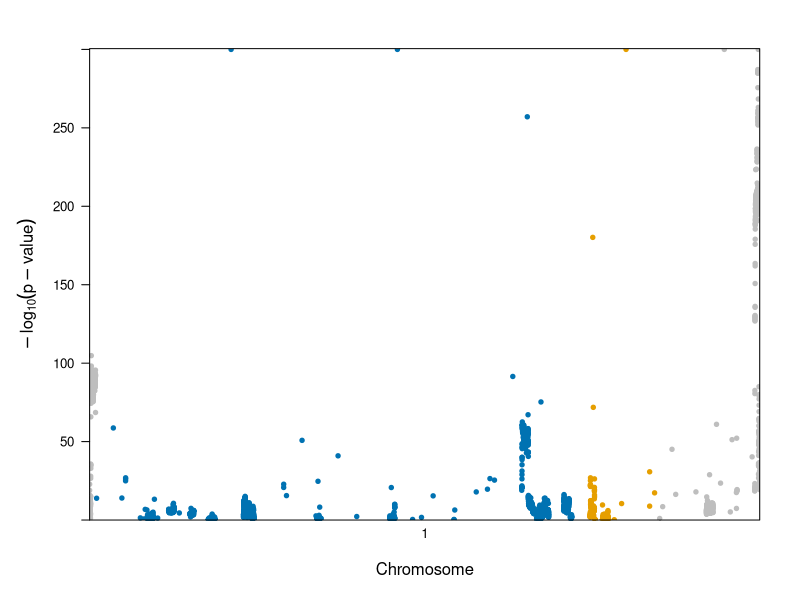

This chart was generated by the following R code:
## ---- chunk 1
library(lattice)
manhattan.plot<-function(chr, pos, pvalue, 
	sig.level=NA, annotate=NULL, ann.default=list(),
	should.thin=T, thin.pos.places=2, thin.logp.places=2, 
	xlab="Chromosome", ylab=expression(-log[10](p-value)),
	col=c("gray","darkgray"), panel.extra=NULL, pch=20, cex=0.8,...) {

	if (length(chr)==0) stop("chromosome vector is empty")
	if (length(pos)==0) stop("position vector is empty")
	if (length(pvalue)==0) stop("pvalue vector is empty")

	#make sure we have an ordered factor
	if(!is.ordered(chr)) {
		chr <- ordered(chr)
	} else {
		chr <- chr[,drop=T]
	}

	#make sure positions are in kbp
	if (any(pos>1e6)) pos<-pos/1e6;

	#calculate absolute genomic position
	#from relative chromosomal positions
	posmin <- tapply(pos,chr, min);
	posmax <- tapply(pos,chr, max);
	posshift <- head(c(0,cumsum(posmax)),-1);
	names(posshift) <- levels(chr)
	genpos <- pos + posshift[chr];
	getGenPos<-function(cchr, cpos) {
		p<-posshift[as.character(cchr)]+cpos
		return(p)
	}

	#parse annotations
	grp <- NULL
	ann.settings <- list()
	label.default<-list(x="peak",y="peak",adj=NULL, pos=3, offset=0.5, 
		col=NULL, fontface=NULL, fontsize=NULL, show=F)
	parse.label<-function(rawval, groupname) {
		r<-list(text=groupname)
		if(is.logical(rawval)) {
			if(!rawval) {r$show <- F}
		} else if (is.character(rawval) || is.expression(rawval)) {
			if(nchar(rawval)>=1) {
				r$text <- rawval
			}
		} else if (is.list(rawval)) {
			r <- modifyList(r, rawval)
		}
		return(r)
	}

	if(!is.null(annotate)) {
		if (is.list(annotate)) {
			grp <- annotate[[1]]
		} else {
			grp <- annotate
		} 
		if (!is.factor(grp)) {
			grp <- factor(grp)
		}
	} else {
		grp <- factor(rep(1, times=length(pvalue)))
	}
  
	ann.settings<-vector("list", length(levels(grp)))
	ann.settings[[1]]<-list(pch=pch, col=col, cex=cex, fill=col, label=label.default)

	if (length(ann.settings)>1) { 
		lcols<-trellis.par.get("superpose.symbol")$col 
		lfills<-trellis.par.get("superpose.symbol")$fill
		for(i in 2:length(levels(grp))) {
			ann.settings[[i]]<-list(pch=pch, 
				col=lcols[(i-2) %% length(lcols) +1 ], 
				fill=lfills[(i-2) %% length(lfills) +1 ], 
				cex=cex, label=label.default);
			ann.settings[[i]]$label$show <- T
		}
		names(ann.settings)<-levels(grp)
	}
	for(i in 1:length(ann.settings)) {
		if (i>1) {ann.settings[[i]] <- modifyList(ann.settings[[i]], ann.default)}
		ann.settings[[i]]$label <- modifyList(ann.settings[[i]]$label, 
			parse.label(ann.settings[[i]]$label, levels(grp)[i]))
	}
	if(is.list(annotate) && length(annotate)>1) {
		user.cols <- 2:length(annotate)
		ann.cols <- c()
		if(!is.null(names(annotate[-1])) && all(names(annotate[-1])!="")) {
			ann.cols<-match(names(annotate)[-1], names(ann.settings))
		} else {
			ann.cols<-user.cols-1
		}
		for(i in seq_along(user.cols)) {
			if(!is.null(annotate[[user.cols[i]]]$label)) {
				annotate[[user.cols[i]]]$label<-parse.label(annotate[[user.cols[i]]]$label, 
					levels(grp)[ann.cols[i]])
			}
			ann.settings[[ann.cols[i]]]<-modifyList(ann.settings[[ann.cols[i]]], 
				annotate[[user.cols[i]]])
		}
	}
 	rm(annotate)

	#reduce number of points plotted
	if(should.thin) {
		thinned <- unique(data.frame(
			logp=round(-log10(pvalue),thin.logp.places), 
			pos=round(genpos,thin.pos.places), 
			chr=chr,
			grp=grp)
		)
		logp <- thinned$logp
		genpos <- thinned$pos
		chr <- thinned$chr
		grp <- thinned$grp
		rm(thinned)
	} else {
		logp <- -log10(pvalue)
	}
	rm(pos, pvalue)
	gc()

	#custom axis to print chromosome names
	axis.chr <- function(side,...) {
		if(side=="bottom") {
			panel.axis(side=side, outside=T,
				at=((posmax+posmin)/2+posshift),
				labels=levels(chr), 
				ticks=F, rot=0,
				check.overlap=F
			)
		} else if (side=="top" || side=="right") {
			panel.axis(side=side, draw.labels=F, ticks=F);
		}
		else {
			axis.default(side=side,...);
		}
	 }

	#make sure the y-lim covers the range (plus a bit more to look nice)
	prepanel.chr<-function(x,y,...) { 
		A<-list();
		maxy<-ceiling(max(y, ifelse(!is.na(sig.level), -log10(sig.level), 0)))+.5;
		A$ylim=c(0,maxy);
		A;
	}

	xyplot(logp~genpos, chr=chr, groups=grp,
		axis=axis.chr, ann.settings=ann.settings, 
		prepanel=prepanel.chr, scales=list(axs="i"),
		panel=function(x, y, ..., getgenpos) {
			if(!is.na(sig.level)) {
				#add significance line (if requested)
				panel.abline(h=-log10(sig.level), lty=2);
			}
			panel.superpose(x, y, ..., getgenpos=getgenpos);
			if(!is.null(panel.extra)) {
				panel.extra(x,y, getgenpos, ...)
			}
		},
		panel.groups = function(x,y,..., subscripts, group.number) {
			A<-list(...)
			#allow for different annotation settings
			gs <- ann.settings[[group.number]]
			A$col.symbol <- gs$col[(as.numeric(chr[subscripts])-1) %% length(gs$col) + 1]    
			A$cex <- gs$cex[(as.numeric(chr[subscripts])-1) %% length(gs$cex) + 1]
			A$pch <- gs$pch[(as.numeric(chr[subscripts])-1) %% length(gs$pch) + 1]
			A$fill <- gs$fill[(as.numeric(chr[subscripts])-1) %% length(gs$fill) + 1]
			A$x <- x
			A$y <- y
			do.call("panel.xyplot", A)
			#draw labels (if requested)
			if(gs$label$show) {
				gt<-gs$label
				names(gt)[which(names(gt)=="text")]<-"labels"
				gt$show<-NULL
				if(is.character(gt$x) | is.character(gt$y)) {
					peak = which.max(y)
					center = mean(range(x))
					if (is.character(gt$x)) {
						if(gt$x=="peak") {gt$x<-x[peak]}
						if(gt$x=="center") {gt$x<-center}
					}
					if (is.character(gt$y)) {
						if(gt$y=="peak") {gt$y<-y[peak]}
					}
				}
				if(is.list(gt$x)) {
					gt$x<-A$getgenpos(gt$x[[1]],gt$x[[2]])
				}
				do.call("panel.text", gt)
			}
		},
		xlab=xlab, ylab=ylab, 
		panel.extra=panel.extra, getgenpos=getGenPos, ...
	);
}
## ---- chunk 2
list.files()
tb = read.csv2( "gwas-t2m-meta0613-positions-pq.csv", stringsAsFactors = F)
#tb
## ---- chunk 3
tb_cov = read.csv("msa_position_2_ref_position.csv", row.names = 1)
tb$p = as.numeric(tb$p)
tb$ref_position = tb_cov$ref_positions[ match(tb$msa_position, tb_cov$msa_positions  )]
tb$p[tb$p==0] = 1E-300
summary(tb)
tb$chr=1
## ---- chunk 4
# spike 21563   25384

#make annotation factor
ann <- rep(1, length(tb$p))
#print(ann)
ann[with(tb, chr==1 & ref_position>=266 & ref_position< 21555)]<-2
ann[with(tb, chr==1 & ref_position>=21563 & ref_position< 25384)]<-3
#print(ann)
ann<-factor(ann, levels=1:3, labels=c("", "ORF1ab", "Spike"))

## ---- chunk 5
#draw plot with annotation

#manhattan.plot(tb$chr, tb$ref_position, tb$p)
#draw plot with annotation
manhattan.plot(tb$chr, tb$ref_position, tb$p, annotate=ann)
